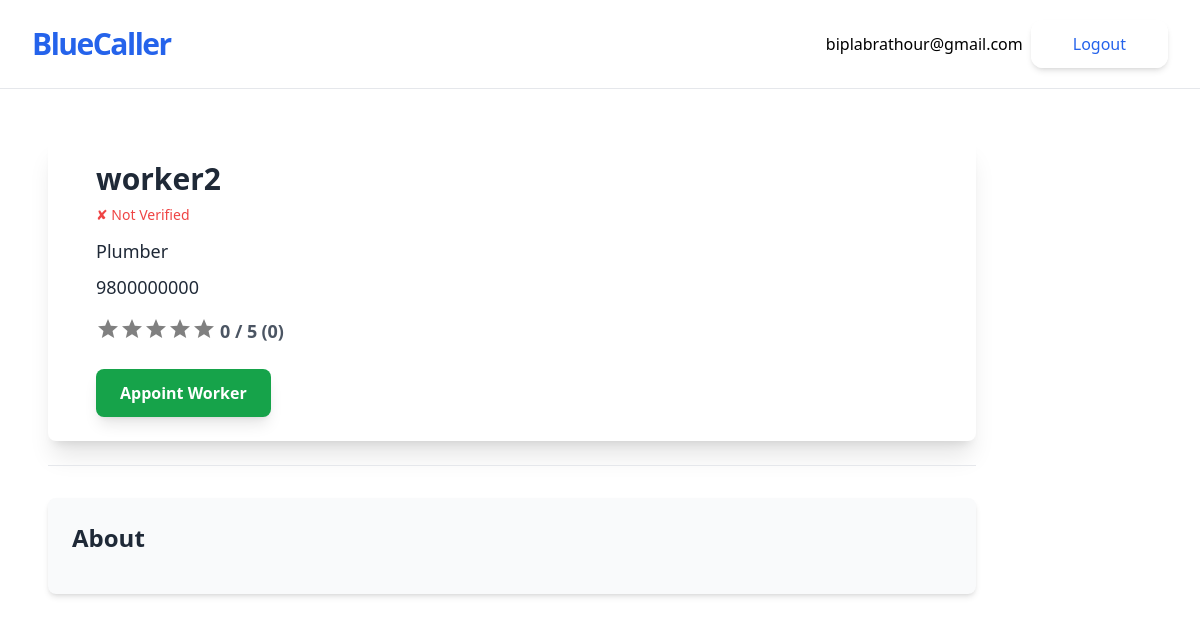
Page /worker/9/ (signed in) on the committed database.
### accounts/models.py (models this page shows, shortened)
class CustomUser(AbstractUser):
    pass

### jobs/models.py (models this page shows, shortened)
class Worker(models.Model):
    owner=models.OneToOneField(User,on_delete=models.CASCADE)
    name=models.CharField(max_length=50)
    phone_number=models.CharField(max_length=10, unique=True)
    tagline=models.CharField(max_length=100)
    bio=models.TextField(blank=True)
    profile_pic=models.ImageField(upload_to="profiles/", blank=True)
    verified = models.BooleanField(default=False)
    citizenship_image = models.ImageField(upload_to='citizenship/', blank=True, null=True)
    certificate_file = models.FileField(upload_to='certificates/', blank=True, null=True)
    latitude = models.CharField(max_length=20,null=True,blank=True)
    longitude = models.CharField(max_length=20,null=True,blank=True)
    appointed = models.BooleanField(default=False)
    appointment_date = models.DateTimeField(null=True, blank=True)

### jobs/views.py (the view)
# urls.py: path('worker/<int:pk>/',WorkerDetailView.as_view(), name='worker-detail'),
class WorkerDetailView(LoginRequiredMixin, DetailView):
    model = Worker
    template_name = 'jobs/worker_detail.html'  # Specify your template file
    def get_queryset(self):
        return Worker.objects.all()
    def get_object(self, queryset=None):
        worker = super().get_object(queryset)
        if self.request.user != worker.owner and not hasattr(self.request.user, 'customer'):
            raise PermissionDenied("You do not have permission to view this worker's details.")
        return worker
    def get_context_data(self, **kwargs):
        context = super().get_context_data(**kwargs)
        worker = self.get_object()
        average_rating = WorkerRating.objects.filter(appointment__worker=worker).aggregate(Avg('average_rating'))['average_rating__avg']
        context['average_rating'] = round(average_rating, 1) if average_rating else 0  # Default to 0 if no ratings exist
        total_ratings = WorkerRating.objects.filter(appointment__worker=worker).count()
        context['total_ratings'] = total_ratings
        full_stars = int(context['average_rating'])
        half_star = 1 if context['average_rating'] % 1 >= 0.5 else 0
        empty_stars = 5 - (full_stars + half_star)
        context['full_stars'] = [1] * full_stars  # List of full stars
        context['half_star'] = [1] * half_star  # List for half star (1 or 0)
        context['empty_stars'] = [1] * empty_stars  # List of empty stars
        return context

### jobs/templates/jobs/worker_detail.html (shortened to what this page needs)
{% extends 'jobs/_base.html' %}
{% block content %}
    <div class="bg-white p-6 rounded-lg shadow-xl">
        <div class="flex items-center space-x-6">
            <div>
                <h1 class="text-3xl font-semibold text-gray-800">{{ object.name }}</h1>
                <div class="flex items-center space-x-2 text-sm text-gray-600 mt-2">
                    {% if worker.verified %}
                        <span class="text-green-500">&#10004; Verified</span>
                    {% else %}
                        <span class="text-red-500">&#10008; Not Verified</span>
                    {% endif %}
                </div>
                <p class="text-lg text-gray-800 mt-3">{{ object.tagline }}</p>
                <p class="text-lg text-gray-800 mt-2">{{ object.phone_number }}</p>
                <div class="mt-4 flex items-center justify-center">
                    <div class="flex space-x-1">
                        <div class="rating flex justify-center">
                            <div class="stars flex">
                                {% for star in empty_stars %}
                                    <svg xmlns="http://www.w3.org/2000/svg" viewBox="0 0 24 24" width="24" height="24" fill="gray">
                                        <path d="M12 17.27L18.18 21l-1.64-7.03L22 9.24l-7.19-.61L12 2 9.19 8.63 2 9.24l5.46 4.73L5.82 21z"/>
                                    </svg>
                                {% endfor %}
                            </div>
                        </div>
                        <p class="text-gray-600 text-lg font-bold">{{ average_rating }} / 5</p>
                        <p class="text-gray-600 text-lg font-semibold">({{ total_ratings }})</p>
                    </div>
                </div>
                <form action="{% url 'appoint-worker' worker.id %}" method="post" class="mt-6">
                    <button type="submit" class="px-6 py-3 bg-green-600 text-white font-semibold rounded-lg shadow-lg hover:bg-green-700 transform hover:scale-105 transition duration-300 ease-in-out">
                        Appoint Worker
                    </button>
                </form>
            </div>
        </div>
    </div>
    <hr class="my-6">
    <div class="bg-gray-50 p-6 rounded-lg shadow-md mt-8">
        <h2 class="text-2xl font-semibold text-gray-800 mb-4">About</h2>
    </div>
{% endblock content %}

### jobs/templates/jobs/_base.html (shortened to what this page needs)
<!DOCTYPE html>
<html lang="en">
<head>
    <script src="https://cdn.tailwindcss.com"></script>
</head>
<body>
    <div class=" w-full max-w-7xl mx-auto">
        <div class="flex flex-col max-w-screen-xl p-5 mx-auto md:items-center md:justify-between md:flex-row md:px-6 lg:px-8 border-b">
            <div class="flex flex-row items-center justify-between lg:justify-start">
                <a href="{% url 'worker-list' %}" class="text-3xl font-bold tracking-tighter text-blue-600 transition duration-500 ease-in-out transform tracking-relaxed lg:pr-8"> BlueCaller </a>
            </div>
            <nav class="flex-col items-center flex-grow hidden pb-4 md:pb-0 md:flex md:justify-end md:flex-row lg:pl-2">
                <div class="inline-flex items-center gap-2 list-none lg:ml-auto">
                    {% if user.is_authenticated %}
                    <p>{{user.email}}</p>
                    <form action="{% url 'account_logout' %}" method="POST">
                        <button type="submit" class="items-center block px-10 py-2.5 text-base font-medium text-center text-blue-600 transition duration-500 ease-in-out transform border-2 border-white shadow-md rounded-xl focus:outline-none focus:ring-2 focus:ring-offset-2 focus:ring-gray-500">Logout</button>
                    </form>
                    {% endif %}
                </div>
            </nav>
        </div>
        <div class="container p-12">
            {% block content %}
            {% endblock content %}
        </div>
    </div>
</body>
</html>

### rows in the picture
CustomUser: email "biplabrathour@gmail.com"
Worker: name "worker2", tagline "Plumber", phone_number "9800000000"

### other values in the picture
{{ average_rating }} "0"
{{ total_ratings }} "0"
